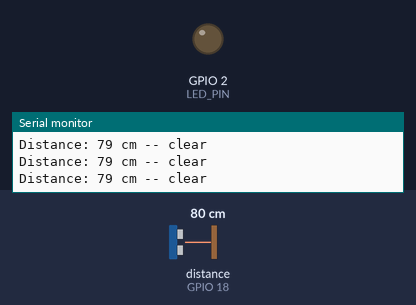
A sketch run on a simulated ESP32. On the bench: output pins drawn as LEDs (lit = HIGH), the last lines printed to the serial monitor. Wiring (inferred from the names in the program): ultrasonic range finder: trigger GPIO 5; echo GPIO 18. Dashed ring = blinking. Inputs (shaded band) come from the test bench; at power-on: distance to the obstacle (sensor on GPIO 18) 80 cm. The echo pulse lasts 58.3 µs per cm; pins used as bus, display or sensor lines are not drawn.

Above: at 1.2 s.
1.3 s: distance to the obstacle (sensor on GPIO 18) set to 33 cm
2.8 s: distance to the obstacle (sensor on GPIO 18) set to 29 cm
At 2.9 s:
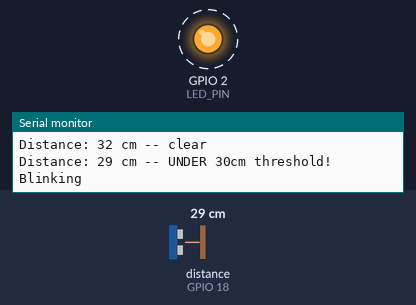
5.8 s: distance to the obstacle (sensor on GPIO 18) set to 35 cm
At 6.5 s:
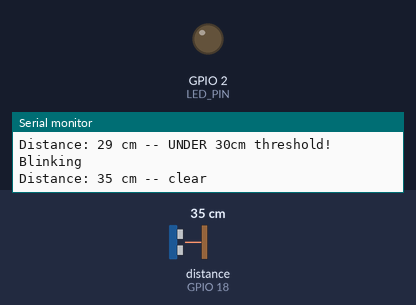
7.3 s: distance to the obstacle (sensor on GPIO 18) set to 2 cm
At 8.3 s:
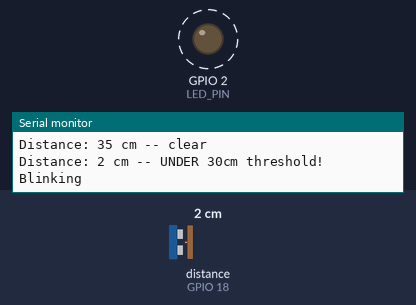
Timing chart, 0 to 11.3 s (numbered marks = the images above; inputs shaded):
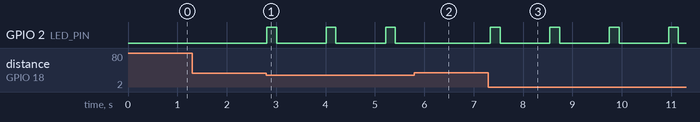

The sketch:

distance_blink.ino
```cpp
#define TRIG_PIN            5
#define ECHO_PIN            18
#define LED_PIN             2

#define DETECT_DISTANCE_CM  30
#define COOLDOWN_MS         1000

unsigned long cooldownStart = 0;
bool cooling = false;

long readDistanceCm() {
  digitalWrite(TRIG_PIN, LOW);
  delayMicroseconds(2);
  digitalWrite(TRIG_PIN, HIGH);
  delayMicroseconds(10);
  digitalWrite(TRIG_PIN, LOW);

  long duration = pulseIn(ECHO_PIN, HIGH, 26000);
  if (duration == 0) return -1;
  return (duration * 0.0343) / 2;
}

void setup() {
  Serial.begin(115200);
  pinMode(TRIG_PIN, OUTPUT);
  pinMode(ECHO_PIN, INPUT);
  pinMode(LED_PIN, OUTPUT);
  Serial.println("=== Distance Blink Ready ===");
  Serial.printf("Trigger threshold: %d cm\n", DETECT_DISTANCE_CM);
}

void loop() {
  unsigned long now = millis();

  if (cooling) {
    if (now - cooldownStart >= COOLDOWN_MS) {
      cooling = false;
    }
    return;
  }

  long dist = readDistanceCm();

  if (dist < 0) {
    Serial.println("Distance: out of range");
  } else if (dist < DETECT_DISTANCE_CM) {
    Serial.printf("Distance: %ld cm -- UNDER %dcm threshold! Blinking\n", dist, DETECT_DISTANCE_CM);
    digitalWrite(LED_PIN, HIGH);
    delay(200);
    digitalWrite(LED_PIN, LOW);
    cooldownStart = millis();
    cooling = true;
  } else {
    Serial.printf("Distance: %ld cm -- clear\n", dist);
  }

  delay(100);
}
```

Measured:
- the behaviour switches between 31 and 30 cm on distance to the obstacle (sensor on GPIO 18) (found by bisection; images 0 and 1)
- after the input at 2.8 s, GPIO 2 (LED_PIN): alternates HIGH for 0.20 s and LOW for 1.0 s, starting at once
- after the input at 5.8 s, GPIO 2 (LED_PIN): stays LOW (without the input it goes to HIGH after 0.62 s)
- after the input at 7.3 s, GPIO 2 (LED_PIN): alternates HIGH for 0.20 s and LOW for 1.0 s, starting at once
